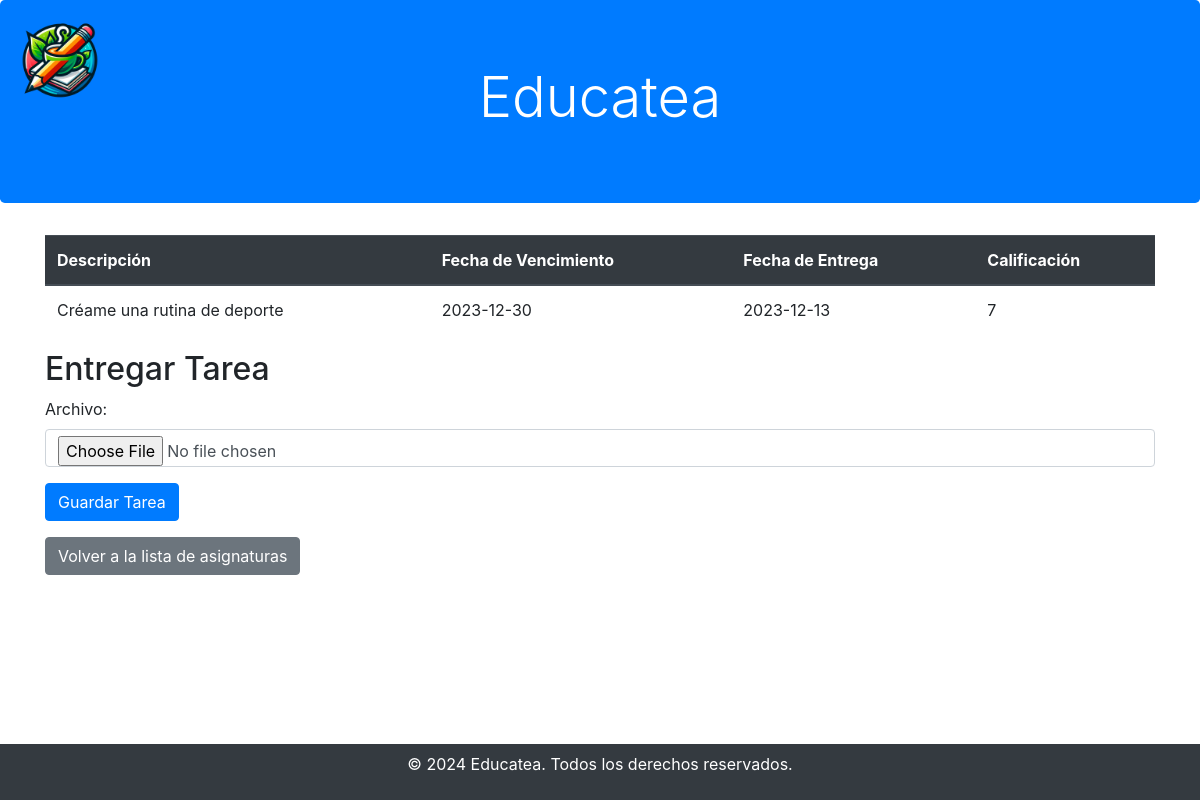
The app's page /Educatea/Alumno/Asignaturas/asignatura.php?id=16 (signed in) with its own data.
### tables this page shows
CREATE TABLE `tareas_usuarios` (
  `id` int(11) NOT NULL,
  `tarea_id` int(11) DEFAULT NULL,
  `usuario_id` int(11) DEFAULT NULL,
  `calificacion` double DEFAULT NULL,
  `url` varchar(255) NOT NULL,
  `fecha_entrega` date NOT NULL
);

CREATE TABLE `tareas` (
  `tarea_id` int(11) NOT NULL,
  `descripcion_tarea` text NOT NULL,
  `fecha_vencimiento` date NOT NULL,
  `usuario_id` int(11) DEFAULT NULL,
  `clase_id` int(11) DEFAULT NULL,
  `asignatura_id` int(11) DEFAULT NULL
);

### Educatea/Alumno/Asignaturas/asignatura.php (the view, shortened to what this page needs)
<?php
$conexion = conexion();
if (isset($_GET['id'])) {
    $id_asignatura = $_GET['id'];
    $sql_asignatura = "SELECT * FROM asignaturas WHERE asignatura_id = $id_asignatura";
    $resultado_asignatura = $conexion->query($sql_asignatura);
    if ($fila_asignatura = $resultado_asignatura->fetch_assoc()) {
        $usuario_id = $_SESSION['usuario']['usuario_id'];
        $sql_tareas_alumno = "SELECT t.*, tu.fecha_entrega, tu.calificacion
                              FROM tareas t
                              LEFT JOIN tareas_usuarios tu ON t.tarea_id = tu.tarea_id AND tu.usuario_id = $usuario_id
                              WHERE t.asignatura_id = $id_asignatura";
        $resultado_tareas_alumno = $conexion->query($sql_tareas_alumno);
        ?>
        <!DOCTYPE html>
        <html lang="en">
        <head>
            <link href="https://maxcdn.bootstrapcdn.com/bootstrap/4.5.2/css/bootstrap.min.css" rel="stylesheet">
        </head>
        <body>
            <div class="jumbotron bg-primary text-center text-white">
            <img src="../../img/Logo_educatea.png" alt="Logo de Educatea" style="position: absolute; top: 10px; left: 10px; max-width: 100px; max-height: 100px;">
                <h1 class="display-4">Educatea</h1>
            </div>
            <div class="container mt-4">
                <?php
                if ($resultado_tareas_alumno->num_rows > 0) {
                    echo "<table class='table'>";
                    echo "<thead class='thead-dark'><tr><th>Descripción</th><th>Fecha de Vencimiento</th><th>Fecha de Entrega</th><th>Calificación</th></tr></thead><tbody>";
                    while ($fila_tarea = $resultado_tareas_alumno->fetch_assoc()) {
                        echo "<tr>";
                        echo "<td>".$fila_tarea["descripcion_tarea"]."</td>";
                        echo "<td>".$fila_tarea["fecha_vencimiento"]."</td>";
                        echo "<td>".($fila_tarea["fecha_entrega"] ?: "No entregado")."</td>";
                        echo "<td>".($fila_tarea["calificacion"] ?: "No calificado")."</td>";
                        echo "</tr>";
                    }
                    echo "</tbody></table>";
                } else {
                    echo "<p>No hay tareas disponibles para mostrar.</p>";
                    echo " <a href='../Asignatura_alum.php' class='btn btn-secondary mt-3'>Volver a la lista de asignaturas</a>";
                }
                ?>
                <form action="../tarea/procesar_tarea.php?id=<?php echo $id_asignatura; ?>" method="post" enctype="multipart/form-data">
                    <h2>Entregar Tarea</h2>
                    <div class="form-group">
                        <label for="archivo">Archivo:</label>
                        <input type="file" class="form-control" name="archivo" required>
                    </div>
                    <button type="submit" class="btn btn-primary">Guardar Tarea</button>
                </form>
                <a href="../Asignatura_alum.php " class="btn btn-secondary mt-3">Volver a la lista de asignaturas</a>
            </div>
    <footer class="fixed-bottom bg-dark text-white text-center p-2">
        <p>&copy; 2024 Educatea. Todos los derechos reservados.</p>
    </footer>
        </body>
        </html>
        <?php
    } else {
        echo "No se encontraron detalles de la asignatura.";
    }
} else {
    echo "ID de asignatura no válido.";
}
?>

### records on screen
tareas_usuarios: tarea.descripcion_tarea "Créame una rutina de deporte", tarea.fecha_vencimiento "2023-12-30", fecha_entrega "2023-12-13", calificacion "7"
